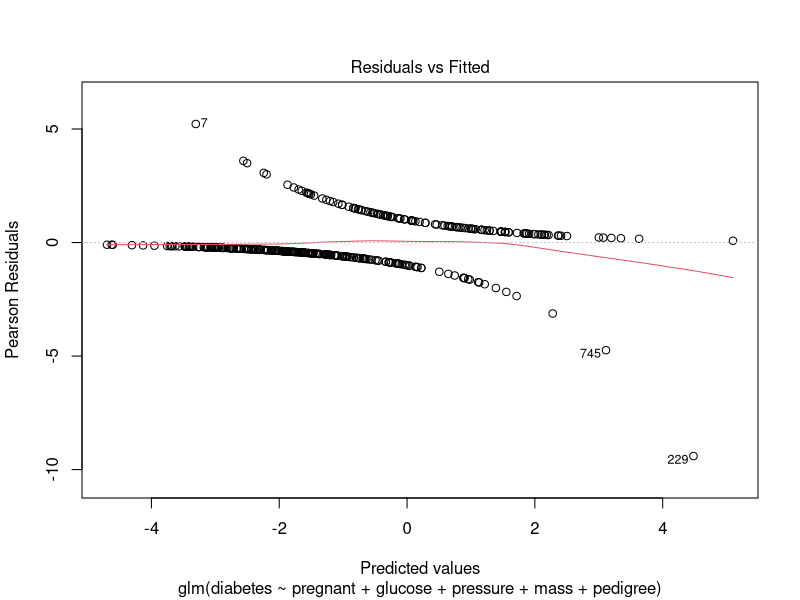
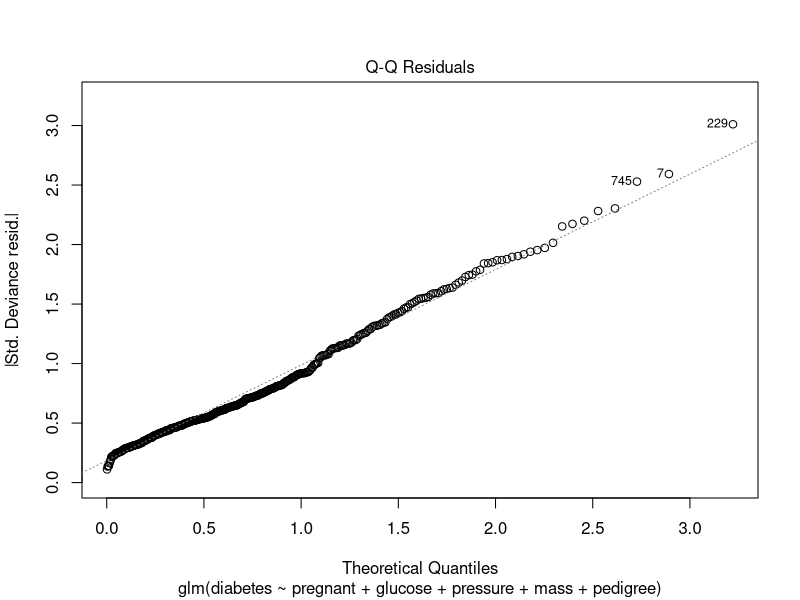
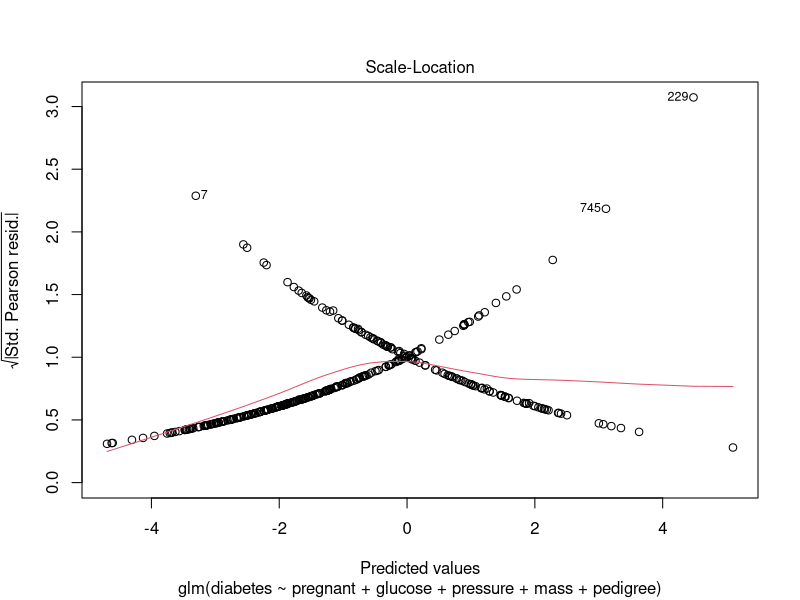
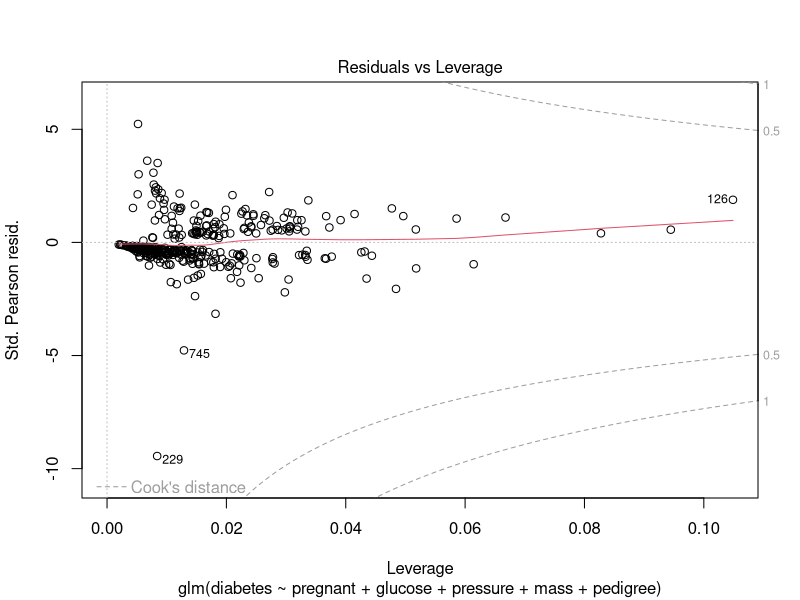

The R script that drew these images, in order:
install.packages("mlbench")
data=data("PimaIndiansDiabetes2", package="mlbench")
data <- na.omit(PimaIndiansDiabetes2)
model <- glm(diabetes~glucose, data=data, family = binomial)
summary(model)$coef
glucose=data$glucose
model1 <- glm(diabetes~pregnant+glucose+pressure+mass+pedigree,
             data=data, family = binomial)
summary(model1)$coef
#probit
glm(formula=diabetes~glucose, family = binomial(link="probit"),data=data)
glm(formula=diabetes~glucose, family = binomial(link="probit"),data = data)
plot(model1)

